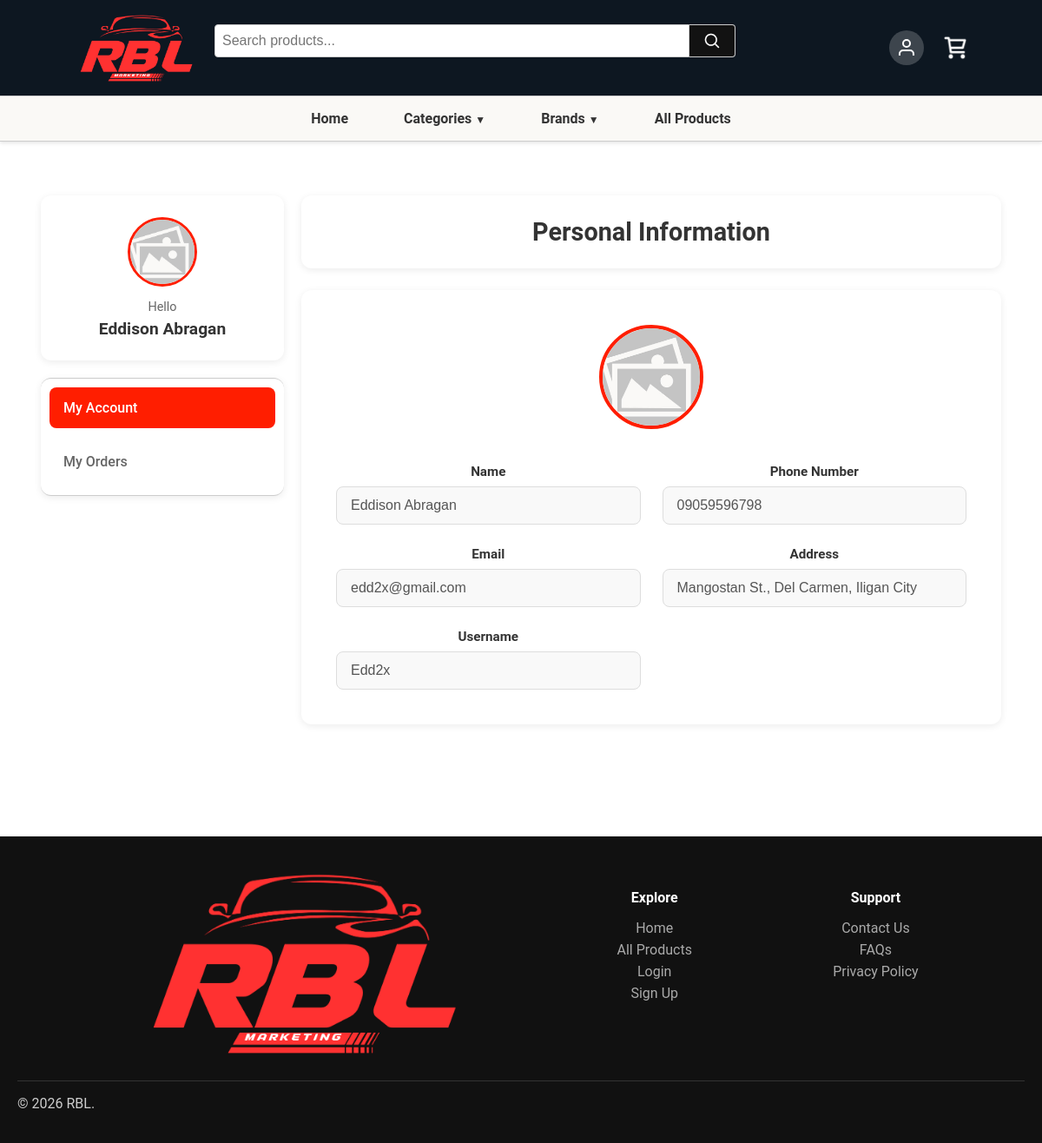
The app's page /accounts/profile/ (signed in) with its own data.
### accounts/models.py (models this page shows)
class CustomUser(AbstractUser):
    middle_name = models.CharField(max_length=50, blank=True, null=True)
    contact_number = models.CharField(max_length=15, blank=True, null=True)
    address = models.TextField(blank=True, null=True)
    birthdate = models.DateField(blank=True, null=True)

### accounts/views.py (the view)
# urls.py: path('profile/', views.profile_view, name='profile'),
def profile_view(request):
    active_tab = request.GET.get('tab', 'account')
    user_orders = Order.objects.filter(user=request.user).order_by('-created_at')
    context = {
        'user': request.user,
        'active_tab': active_tab,
        'orders': user_orders,
    }
    return render(request, 'customer_profile.html', context)

### catalog/context_processors.py (called while the page is built)
def global_nav_data(request):
    return {
        'nav_categories': Category.objects.all(),
        'nav_brands': Brand.objects.all(),
    }

### templates/customer_profile.html (shortened to what this page needs)
{% extends 'base_customer.html' %}
{% load static %}
{% block content %}
<main>
    <div class="profile-page">
        <aside class="profile-sidebar">
            <div class="profile-user-card">
                <div class="user-avatar">
                    <img src="{% static 'images/user-avatar-placeholder.png' %}" alt="Profile" onerror="this.src='{% static 'images/placeholder.jpg' %}'">
                </div>
                <div class="user-info">
                    <p class="user-greeting">Hello</p>
                    <h3 class="user-name">{{ user.first_name }} {{ user.last_name }}</h3>
                </div>
            </div>
            <nav class="profile-nav">
                <a href="?tab=account" class="nav-item {% if active_tab == 'account' %}active{% endif %}">
                    My Account
                </a>
                <a href="?tab=orders" class="nav-item {% if active_tab == 'orders' %}active{% endif %}">
                    My Orders
                </a>
            </nav>
        </aside>
        <div class="profile-content">
            {% if active_tab == 'account' %}
                <div class="content-header">
                    <h2>Personal Information</h2>
                </div>
                <div class="profile-card">
                    <div class="profile-avatar-section">
                        <div class="large-avatar">
                            <img src="{% static 'images/user-avatar-placeholder.png' %}" alt="Profile" onerror="this.src='{% static 'images/placeholder.jpg' %}'">
                        </div>
                    </div>
                    <div class="profile-form">
                        <div class="form-group">
                            <label>Name</label>
                            <input type="text" readonly value="{{ user.first_name }} {{ user.last_name }}">
                        </div>
                        <div class="form-group">
                            <label>Phone Number</label>
                            <input type="text" readonly value="{{ user.contact_number }}">
                        </div>
                        <div class="form-group">
                            <label>Email</label>
                            <input type="text" readonly value="{{ user.email }}">
                        </div>
                        <div class="form-group">
                            <label>Address</label>
                            <input type="text" readonly value="{{ user.address }}">
                        </div>
                        <div class="form-group">
                            <label>Username</label>
                            <input type="text" readonly value="{{ user.username }}">
                        </div>
                    </div>
                </div>
            {% endif %}
        </div>
    </div>
</main>
{% endblock %}

### static/css/style.css (style rules this page uses)
html, body { margin: 0; padding: 0; box-sizing: border-box; font-family: 'Roboto'; }
*, *::before, *::after { box-sizing: inherit; }
nav { background-color: #faf9f6; padding: 0.5rem 0; display: flex; justify-content: center; border-top: 1px solid #ccc; border-bottom: 1px solid #ccc; box-shadow: 0 2px 4px rgba(0, 0, 0, 0.1); }
main { padding: 2rem; text-align: center; min-height: 100vh; }
.profile-page { display: flex; gap: 30px; max-width: 1400px; margin: 30px auto; padding: 0 20px; min-height: calc(100vh - 200px); }
.profile-sidebar { width: 280px; flex-shrink: 0; }
.profile-user-card { background: white; border-radius: 12px; padding: 25px; text-align: center; box-shadow: 0 2px 8px rgba(0, 0, 0, 0.08); margin-bottom: 20px; }
.user-avatar { width: 80px; height: 80px; margin: 0 auto 15px; border-radius: 50%; overflow: hidden; border: 3px solid #ff1e00; }
.user-avatar img { width: 100%; height: 100%; object-fit: cover; }
.user-greeting { color: #666; font-size: 0.9rem; margin: 0; }
.user-name { color: #333; font-size: 1.2rem; margin: 5px 0 0 0; font-weight: 600; }
.profile-nav { background: white; border-radius: 12px; padding: 10px; box-shadow: 0 2px 8px rgba(0, 0, 0, 0.08); display: flex; gap: 10px; flex-direction: column; }
.nav-item { display: flex; align-items: center; gap: 12px; padding: 14px 16px; color: #666; text-decoration: none; border-radius: 8px; transition: all 0.3s; font-weight: 500; margin-bottom: 5px; }
.nav-item.active { background: #ff1e00; color: white; }
.profile-content { flex: 1; min-width: 0; }
.content-header { background: white; padding: 25px 30px; border-radius: 12px; box-shadow: 0 2px 8px rgba(0, 0, 0, 0.08); margin-bottom: 25px; }
.content-header h2 { margin: 0; color: #333; font-size: 1.8rem; }
.profile-card { background: white; border-radius: 12px; padding: 40px; box-shadow: 0 2px 8px rgba(0, 0, 0, 0.08); }
.profile-avatar-section { text-align: center; margin-bottom: 40px; }
.large-avatar { width: 120px; height: 120px; margin: 0 auto; border-radius: 50%; overflow: hidden; border: 4px solid #ff1e00; }
.large-avatar img { width: 100%; height: 100%; object-fit: cover; }
.profile-form { display: grid; grid-template-columns: repeat(auto-fit, minmax(300px, 1fr)); gap: 25px; }
.form-group { display: flex; flex-direction: column; gap: 8px; }
.form-group label { font-weight: 600; color: #333; font-size: 0.95rem; }
.form-group input { padding: 12px 16px; border: 1px solid #ddd; border-radius: 8px; background: #f9f9f9; font-size: 1rem; color: #555; }
@media (max-width: 1200px) { .profile-page { gap: 20px; padding: 0 15px; } }
img { max-width: 100%; height: auto; }
body { overflow-x: hidden; }

### records on screen
CustomUser: first_name "Eddison", last_name "Abragan", first_name "Eddison Abragan", contact_number "09059596798", email "edd2x@gmail.com", address "Mangostan St., Del Carmen, Iligan City", username "Edd2x"
